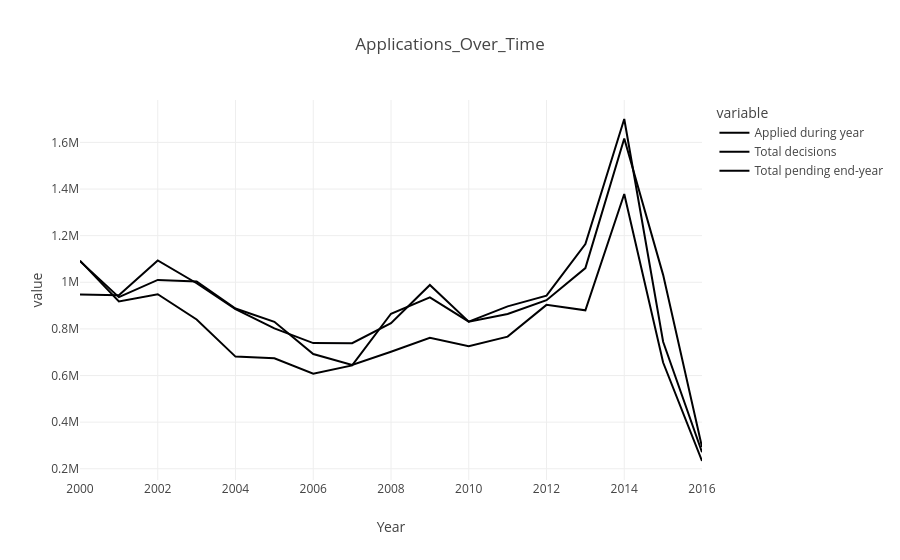

Write notebook code for a chart like this one.
### Code cell
px.line(data_frame= application_o_time, x= 'Year', y= ['Applied during year', 'Total decisions', 'Total pending end-year'],
       title= 'Applications_Over_Time')

### Figure 1 — Plotly figure (JSON) as saved in the notebook; plotly's stock layout.template omitted (floating-point values rounded to 4 significant figures)
{"data": [{"hovertemplate": "variable=Applied during year<br>Year=%{x}<br>value=%{y}<extra></extra>", "legendgroup": "Applied during year", "line": {"color": "#000001", "dash": "solid"}, "marker": {"symbol": "circle"}, "mode": "lines", "name": "Applied during year", "orientation": "v", "showlegend": true, "type": "scatter", "x": [2000, 2001, 2002, 2003, 2004, 2005, 2006, 2007, 2008, 2009, 2010, 2011, 2012, 2013, 2014, 2015, 2016], "xaxis": "x", "y": [1093000.0, 918200.0, 948500.0, 840200.0, 681200.0, 674000.0, 607500.0, 643500.0, 864900.0, 935600.0, 831000.0, 864200.0, 923200.0, 1061000.0, 1617000.0, 1032000.0, 293600.0], "yaxis": "y"}, {"hovertemplate": "variable=Total decisions<br>Year=%{x}<br>value=%{y}<extra></extra>", "legendgroup": "Total decisions", "line": {"color": "#000002", "dash": "solid"}, "marker": {"symbol": "circle"}, "mode": "lines", "name": "Total decisions", "orientation": "v", "showlegend": true, "type": "scatter", "x": [2000, 2001, 2002, 2003, 2004, 2005, 2006, 2007, 2008, 2009, 2010, 2011, 2012, 2013, 2014, 2015, 2016], "xaxis": "x", "y": [1090000.0, 936300.0, 1010000.0, 1003000.0, 887500.0, 830500.0, 692000.0, 645100.0, 702200.0, 761600.0, 725400.0, 766900.0, 903100.0, 879800.0, 1379000.0, 655600.0, 233200.0], "yaxis": "y"}, {"hovertemplate": "variable=Total pending end-year<br>Year=%{x}<br>value=%{y}<extra></extra>", "legendgroup": "Total pending end-year", "line": {"color": "#000003", "dash": "solid"}, "marker": {"symbol": "circle"}, "mode": "lines", "name": "Total pending end-year", "orientation": "v", "showlegend": true, "type": "scatter", "x": [2000, 2001, 2002, 2003, 2004, 2005, 2006, 2007, 2008, 2009, 2010, 2011, 2012, 2013, 2014, 2015, 2016], "xaxis": "x", "y": [947900.0, 944000.0, 1094000.0, 995800.0, 885200.0, 802200.0, 739100.0, 738600.0, 824900.0, 988500.0, 830800.0, 896600.0, 942600.0, 1164000.0, 1701000.0, 744900.0, 270700.0], "yaxis": "y"}], "layout": {"legend": {"title": {"text": "variable"}, "tracegroupgap": 0}, "title": {"text": "Applications_Over_Time"}, "xaxis": {"anchor": "y", "domain": [0, 1], "title": {"text": "Year"}}, "yaxis": {"anchor": "x", "domain": [0, 1], "title": {"text": "value"}}}}
